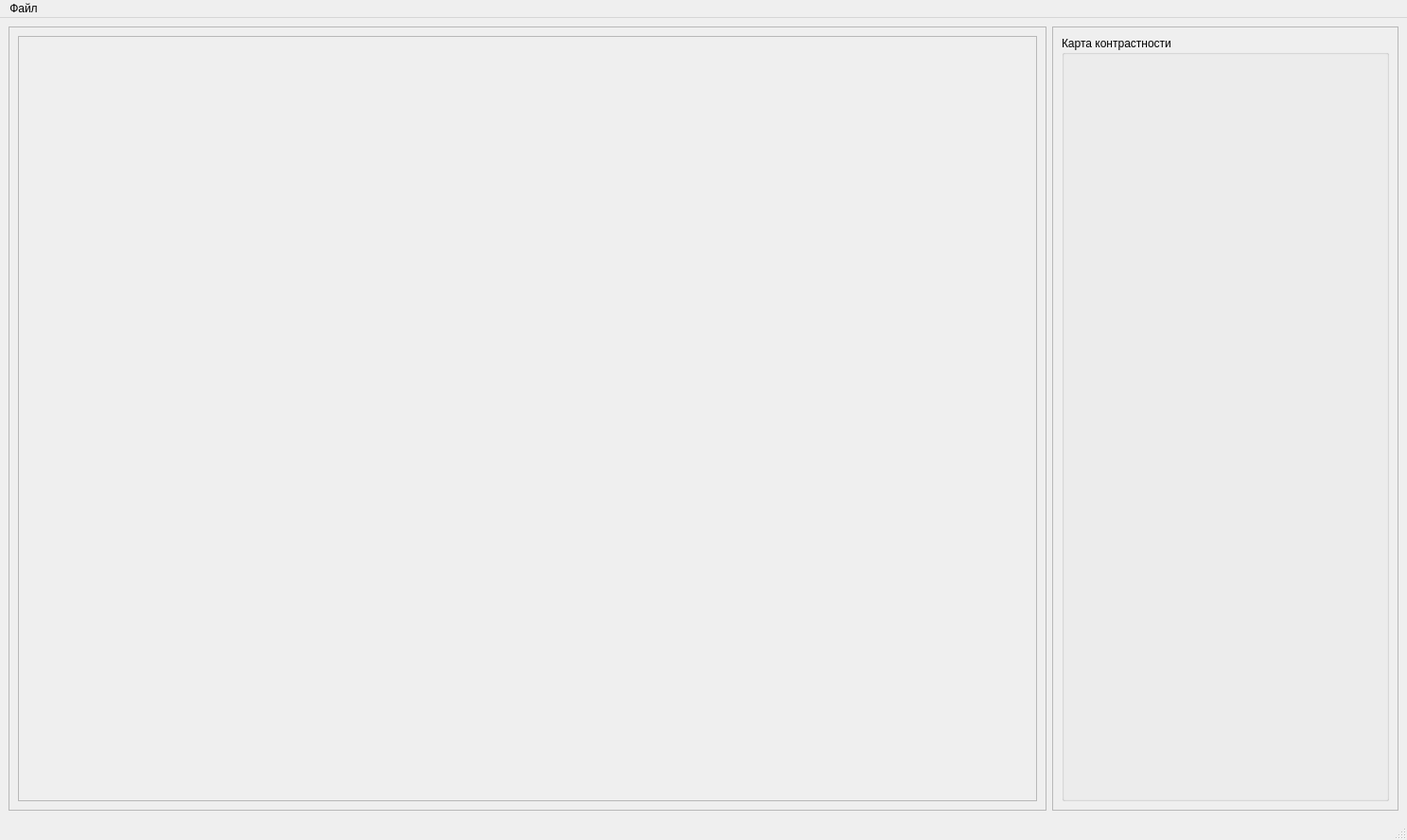
<?xml version="1.0" encoding="UTF-8"?>
<ui version="4.0">
 <class>MainWindow</class>
 <widget class="QMainWindow" name="MainWindow">
  <property name="geometry">
   <rect>
    <x>0</x>
    <y>0</y>
    <width>1487</width>
    <height>888</height>
   </rect>
  </property>
  <property name="windowTitle">
   <string>MainWindow</string>
  </property>
  <widget class="QWidget" name="centralwidget">
   <layout class="QHBoxLayout" name="horizontalLayout_2">
    <item>
     <widget class="QFrame" name="image_frame">
      <property name="sizePolicy">
       <sizepolicy hsizetype="Preferred" vsizetype="Preferred">
        <horstretch>3</horstretch>
        <verstretch>0</verstretch>
       </sizepolicy>
      </property>
      <property name="frameShape">
       <enum>QFrame::StyledPanel</enum>
      </property>
      <property name="frameShadow">
       <enum>QFrame::Raised</enum>
      </property>
      <layout class="QVBoxLayout" name="verticalLayout_2">
       <item>
        <widget class="QFrame" name="frame_2">
         <property name="sizePolicy">
          <sizepolicy hsizetype="Preferred" vsizetype="Preferred">
           <horstretch>0</horstretch>
           <verstretch>2</verstretch>
          </sizepolicy>
         </property>
         <property name="frameShape">
          <enum>QFrame::StyledPanel</enum>
         </property>
         <property name="frameShadow">
          <enum>QFrame::Raised</enum>
         </property>
         <layout class="QHBoxLayout" name="horizontalLayout">
          <item>
           <layout class="QVBoxLayout" name="image_layout"/>
          </item>
         </layout>
        </widget>
       </item>
      </layout>
     </widget>
    </item>
    <item>
     <widget class="QFrame" name="frame">
      <property name="sizePolicy">
       <sizepolicy hsizetype="Preferred" vsizetype="Preferred">
        <horstretch>1</horstretch>
        <verstretch>0</verstretch>
       </sizepolicy>
      </property>
      <property name="frameShape">
       <enum>QFrame::StyledPanel</enum>
      </property>
      <property name="frameShadow">
       <enum>QFrame::Raised</enum>
      </property>
      <layout class="QGridLayout" name="gridLayout_3">
       <item row="0" column="0">
        <widget class="QGroupBox" name="groupBox_11">
         <property name="title">
          <string>Карта контрастности</string>
         </property>
         <layout class="QGridLayout" name="gridLayout_2"/>
        </widget>
       </item>
      </layout>
     </widget>
    </item>
   </layout>
  </widget>
  <widget class="QMenuBar" name="menubar">
   <property name="geometry">
    <rect>
     <x>0</x>
     <y>0</y>
     <width>1487</width>
     <height>21</height>
    </rect>
   </property>
   <widget class="QMenu" name="menu">
    <property name="title">
     <string>Файл</string>
    </property>
    <addaction name="load_image_action"/>
    <addaction name="save_image_action"/>
   </widget>
   <addaction name="menu"/>
  </widget>
  <widget class="QStatusBar" name="statusbar"/>
  <action name="load_image_action">
   <property name="text">
    <string>Загрузить изображение</string>
   </property>
  </action>
  <action name="save_image_action">
   <property name="text">
    <string>Сохранить изображение</string>
   </property>
  </action>
 </widget>
 <resources/>
 <connections/>
</ui>
